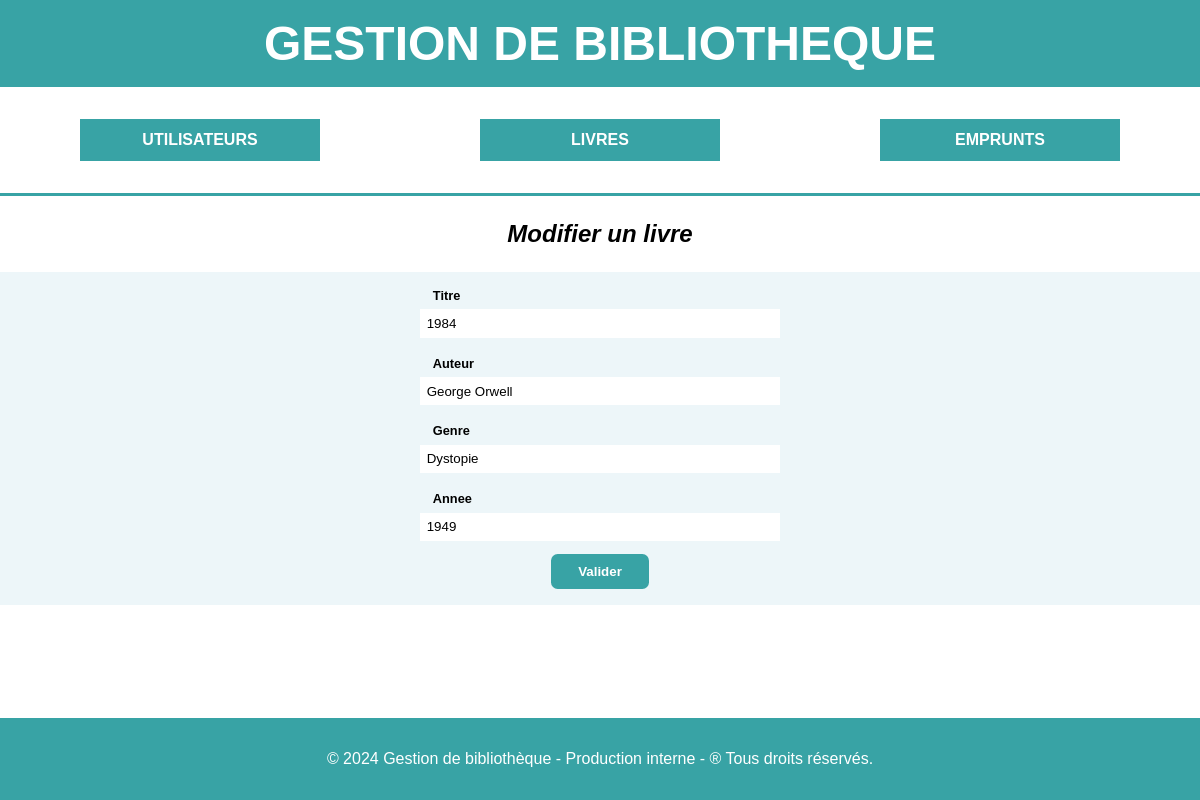
The app's page /index.php?page=formulaire_livre&id_livre=2 with its own data.
### tables this page shows
CREATE TABLE IF NOT EXISTS `livres` (
  `id_livre` int NOT NULL AUTO_INCREMENT,
  `titre` varchar(50) DEFAULT NULL,
  `auteur` varchar(50) DEFAULT NULL,
  `genre` varchar(50) DEFAULT NULL,
  `annee` int DEFAULT NULL,
  `etat` tinyint(1) DEFAULT NULL,
  PRIMARY KEY (`id_livre`)
);

### classes/DbConnect.php (called while the page is built, shortened)
<?php
abstract class DbConnect
{
    public function __construct()
    {
        try {
            $this->connexion = new PDO("mysql:host=" . self::SERVER . ";dbname=" . self::BASE, self::USER, self::PASSWORD);
        } catch (Exception $e) {
        }
    }
}

### classes/Livres.php (called while the page is built, shortened)
<?php
class Livres extends DbConnect
{
    private $idLivre;
    private $titre;
    private $auteur;
    private $genre;
    private $annee;
    private $etat;
    public function readLivre($idLivre)
    {
        try {
            $requete = $this->connexion->prepare("SELECT * FROM livres WHERE id_livre = :id_livre");
            $requete->bindParam(':id_livre', $idLivre);
            $requete->execute();
            $resultat = $requete->fetch(PDO::FETCH_ASSOC);
            $livre = new Livres();
            $livre->setIDlivre($resultat['id_livre']);
            $livre->setTitre($resultat['titre']);
            $livre->setAuteur($resultat['auteur']);
            $livre->setGenre($resultat['genre']);
            $livre->setAnnee($resultat['annee']);
            $livre->setEtat($resultat['etat']);
            return $livre;
        } catch (PDOException $e) {
        }
    }
    public function setIDlivre($idLivre)
    {
        $this->idLivre = $idLivre;
    }
    public function setTitre($titre)
    {
        $this->titre = $titre;
    }
    public function setAuteur($auteur)
    {
        $this->auteur = $auteur;
    }
    public function setGenre($genre)
    {
        $this->genre = $genre;
    }
    public function setAnnee($annee)
    {
        $this->annee = $annee;
    }
    public function setEtat($etat)
    {
        $this->etat = $etat;
    }
    public function getIDLivre()
    {
        return $this->idLivre;
    }
    public function getTitre()
    {
        return $this->titre;
    }
    public function getAuteur()
    {
        return $this->auteur;
    }
    public function getGenre()
    {
        return $this->genre;
    }
    public function getAnnee()
    {
        return $this->annee;
    }
    public function getEtat()
    {
        return $this->etat;
    }
}

### template/pages/livre/formulaire_livre.php (the view)
<?php
$formulaire = false;
$param = $_GET['param'] ?? null;
if ($param == "create") {
    $formulaire = true;
    $headTitre = "Créer un livre";
    $action = "index.php?page=create_livre";
    $titre = null;
    $auteur = null;
    $genre = null;
    $annee = null;
} else {
    $idLivre = $_GET['id_livre'] ?? null;
    if ($idLivre) {
        $readLivre = new Livres();
        $livre = $readLivre->readLivre($idLivre);
        if ($livre) {
            $formulaire = true;
            $headTitre = "Modifier un livre";
            $action = "index.php?page=update_livre&id_livre=" . $livre->getIDlivre() . "&etat=" . $livre->getEtat();
            $titre = $livre->getTitre();
            $auteur = $livre->getAuteur();
            $genre = $livre->getGenre();
            $annee = $livre->getAnnee();
        }
    }
}
if ($formulaire) {
?>
    <h1><?php echo $headTitre ?></h1>
    <form method="post" action="<?php echo $action; ?>">
        <div class="champ">
            <label for="titre">Titre</label>
            <input type="text" id="titre" name="titre" value="<?php echo $titre; ?>"><br>
            <label for="auteur">Auteur</label>
            <input type="text" id="auteur" name="auteur" value="<?php echo $auteur; ?>"><br>
            <label for="genre">Genre</label>
            <input type="text" id="genre" name="genre" value="<?php echo $genre; ?>"><br>
            <label for="annee">Annee</label>
            <input type="number" id="annee" name="annee" value="<?php echo $annee; ?>">
        </div>
        <input type="submit" value="Valider">
    </form>
<?php
} else {
    echo "<h2>Erreur lors de la génération du formulaire !</h2>";
}

### styles/style.css (style rules this page uses)
html, body { height: 100%; margin: 0; }
h1 { margin: 1em 0; font-size: 1.5em; font-weight: bold; font-style: italic; text-align: center; }
form { padding: 1em 0em; background-color: #edf6f9; }
.champ { display: flex; flex-direction: column; width: 30%; margin: auto; }
label { margin-bottom: 0.5em; margin-left: 1em; font-size: 0.8em; font-weight: bold; }
input, select, textarea { border: none; padding: 0.5em; }
input[type="submit"] { display: flex; margin: auto; background-color: #38a3a5; border-radius: 0.5em; padding: 0.75em 2em; margin-top: 1em; color:#FFFFFF; font-weight: bold; cursor: pointer; }

### records on screen
livres: titre "1984", auteur "George Orwell", genre "Dystopie", annee "1949"

### other values on screen
$headTitre "Modifier un livre"
